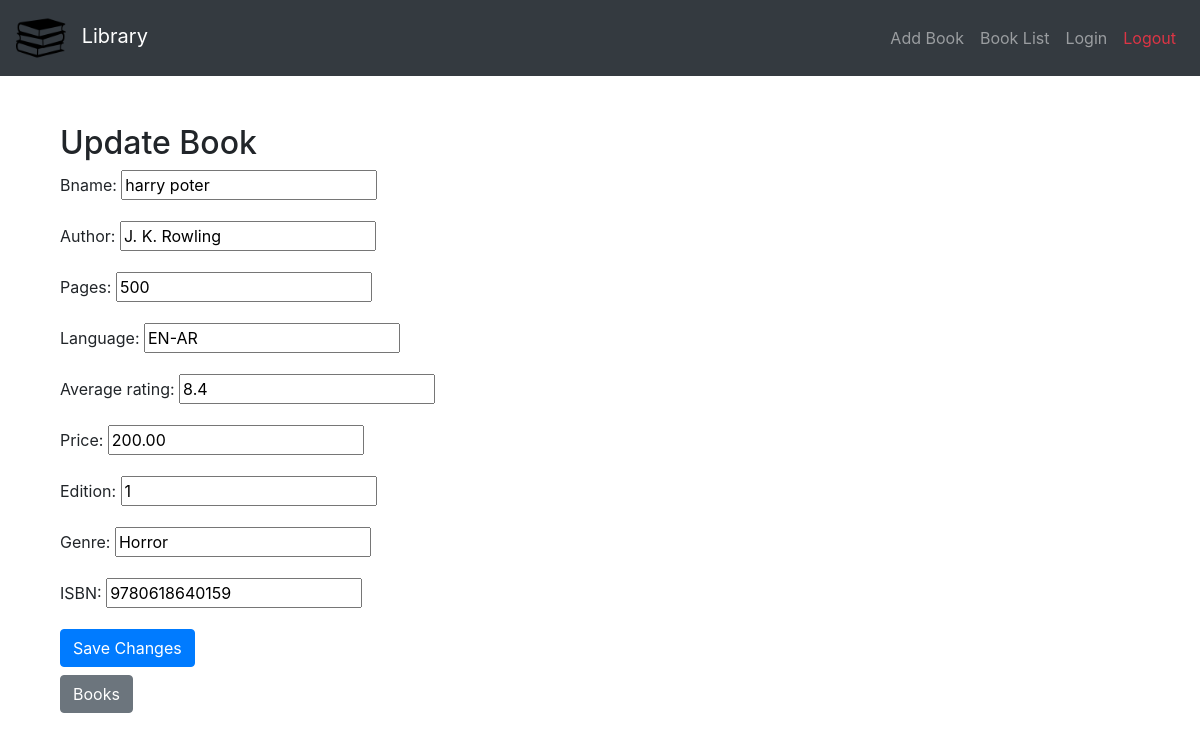
The app's page /update_book/1/ with its own data.
### app1/models.py (models this page shows)
class book(models.Model):
    bname = models.CharField(max_length=64)
    author = models.CharField(max_length=100)
    pages = models.CharField(max_length=64)
    language = models.CharField(max_length=64)
    average_rating = models.FloatField(default=0.0, validators=[MaxValueValidator(10)])
    price = models.DecimalField(max_digits=10, decimal_places=2)
    edition = models.PositiveIntegerField()
    genre = models.CharField(max_length=64)
    ISBN = models.CharField(max_length=13, unique=True)
    def __str__(self):
        return f"{self.bname}"

### app1/views.py (the view)
# urls.py: path('update_book/<int:book_id>/', views.update_book, name='update_book'),
def update_book(request, book_id):
    print(f"book_id: {book_id}")
    Book = get_object_or_404(book, pk=book_id)
    print(f"Book: {Book}")
    if request.method == 'POST':
        form = BookUpdateForm(request.POST, instance=Book)
        if form.is_valid():
            form.save()
            return HttpResponseRedirect(reverse("app1:books"))
        else:
             print(f"Form errors: {form.errors}")
    else:
        form = BookUpdateForm(instance=Book)
    return render(request, 'app1/update_book.html', {'form': form, 'book': Book})

### app1/forms.py
class BookUpdateForm(forms.ModelForm):
    class Meta:
        model = book
        fields = '__all__'

### app1/templates/app1/update_book.html (shortened to what this page needs)
{% extends "app1/layout.html" %}
{% block body %}
<div class="container mt-5">
    <h2>Update Book</h2>
    <form method="post" action="{% url 'app1:update_book' book.id %}">
        {{ form.as_p }}
        <button type="submit" class="btn btn-primary">Save Changes</button>
    </form>
    <a href="{% url 'app1:books' %}" class="btn btn-secondary mt-2">Books</a>
</div>
{% endblock %}

### records on screen
book: bname "harry poter", author "J. K. Rowling", pages "500", language "EN-AR", average_rating "8.4", price "200.00", edition "1", genre "Horror", ISBN "9780618640159"
